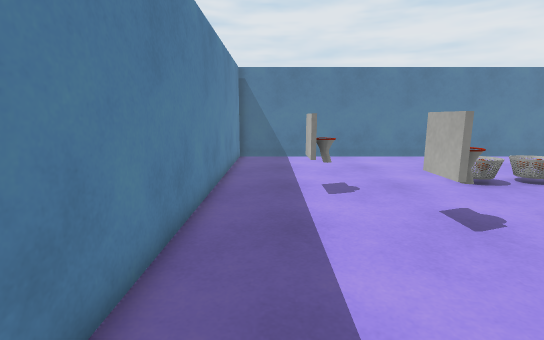
[1] (above)

12 first-person views from a walk through a Unity game level. The camera is 1.2 m above the floor, tilts 10° down and sees 85° across. The floor is counted in squares, 0.5 m on a side. Each view is taken from the middle of a square. On the plan, view 1 faces up. The plan holds only what a view shows up to about 19 squares ahead; the rest is blank. The player is left out. Surface patterns are stand-ins for the level's own textures.

[2]
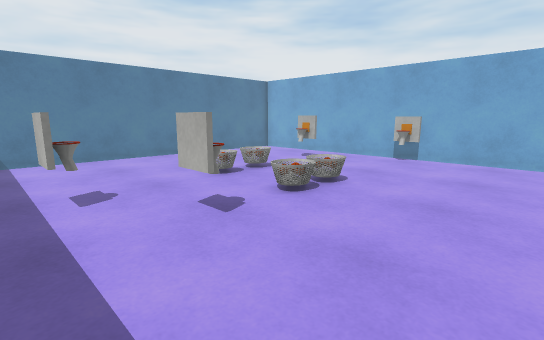

[3]
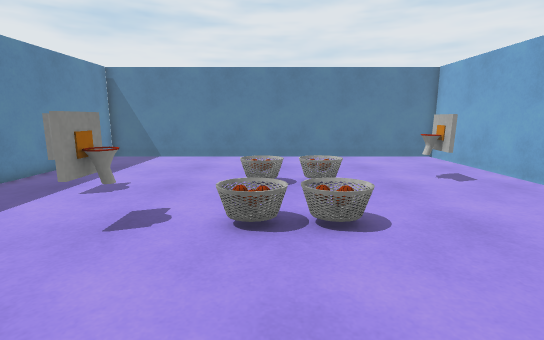

[4]
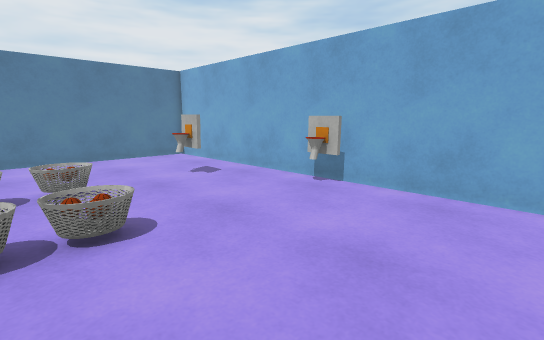

[5]
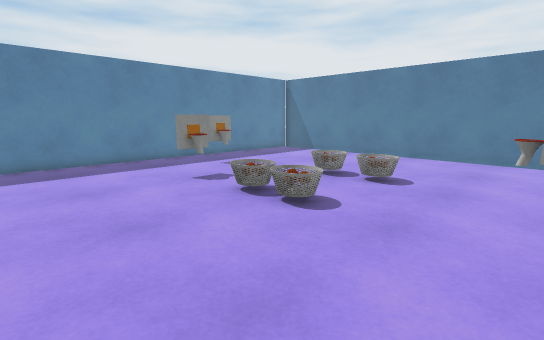

[6]
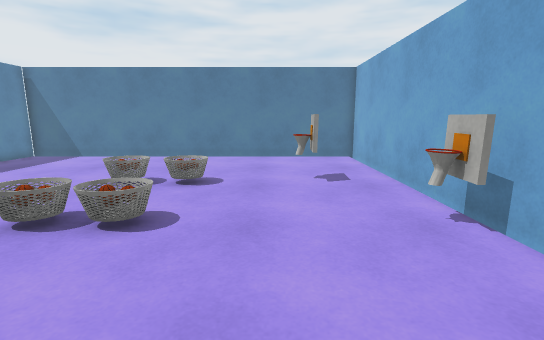

[7]
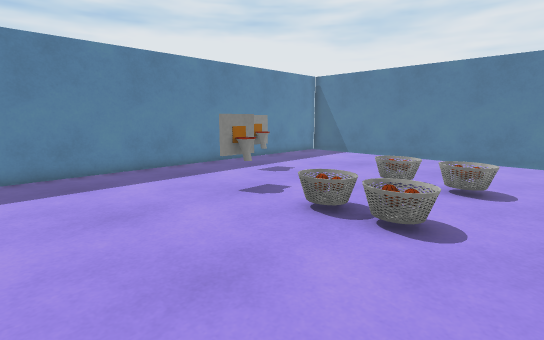

[8]
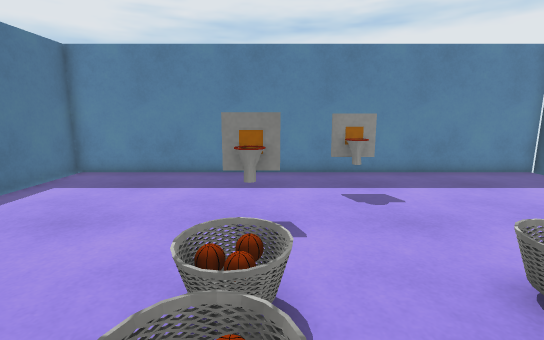

[9]
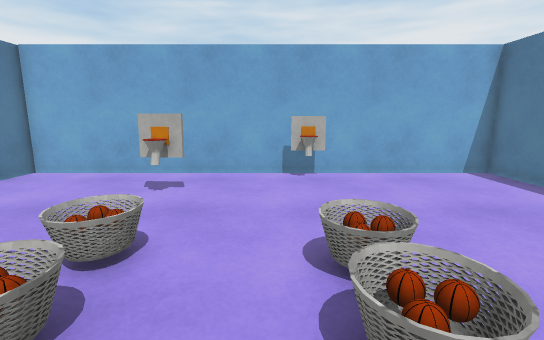

[10]
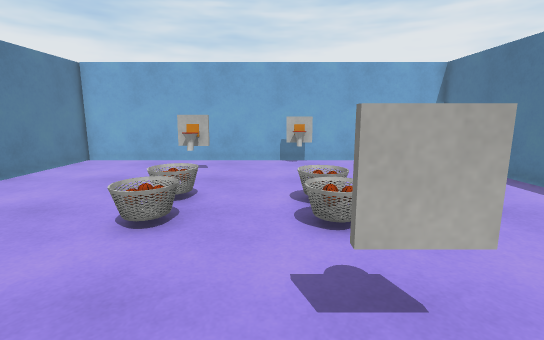

[11]
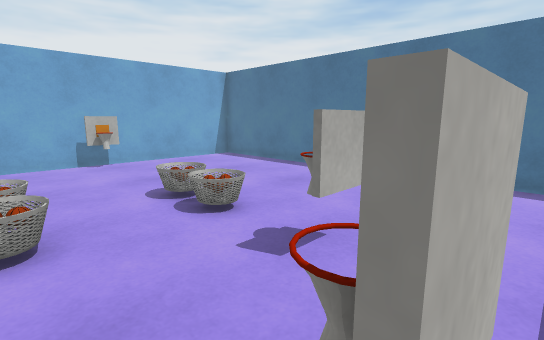

[12]
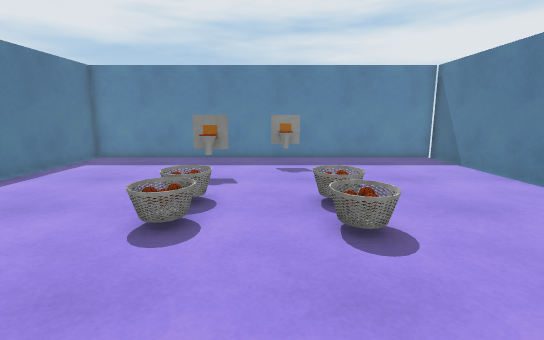

### Floor plan
Key: @ floor where view 1 was taken; # wall or solid block; . main floor; : floor 0.25 m higher than the main floor; + floor 0.5 m higher than the main floor; O other object.
Columns run from 2 left of view 1 to 18 right of it. Each row starts with its distance up from view 1.
 19 #####################
 18 #...................#
 17 #...................#
 16 #...................#
 15 #...................#
 14 #...................#
 13 #...................#
 12 #...............O#..#
 11 #........:+++...O#..#
 10 #..#O...............#
  9 #..#O...............#
  8 #...................#
  7 #.....#..OOOO......O#
  6 #.....O..OOOO......##
  5 #...................#
  4 #...................#
  3 #...................#
  2 #...................#
  1 #...................#
  0 #.@.................#
 -1 #.......    ........#

Positions as (right, up) in squares from view 1, and headings:
1: (0, 0), facing up
2: (0, 0), facing up-right
3: (8, 0), facing up
4: (8, 0), facing up-right
5: (15, 0), facing up-left
6: (13, 0), facing up
7: (12, 0), facing up-left
8: (11, 7), facing left
9: (5, 8), facing right
10: (1, 8), facing right
11: (1, 11), facing down-right
12: (16, 9), facing left
